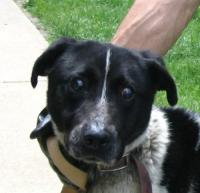
#> input picture premier_test_CNN/kagglecatsanddogs_3367a/PetImages/Dog/11247.jpg, 200 x 193 px
$ python keras_create_dataset.py
#> lines starting #> are read from the running program, lines starting #| are printed output that depends on the picture
import numpy as np
import matplotlib
matplotlib.use('Agg')
import matplotlib.pyplot as plt
import os
import cv2

DATADIR = "./kagglecatsanddogs_3367a/PetImages"
CATEGORIES = ["Dog", "Cat"]

'''
for category in CATEGORIES:
    path = os.path.join(DATADIR, category)
    for img in os.listdir(path):
        img_array = cv2.imread(os.path.join(path,img), cv2.IMREAD_GRAYSCALE)
        plt.imshow(img_array, cmap="gray")
        plt.show()
        print("all right")
        break
    break

print(img_array.shape)

new_array = cv2.resize(img_array,(IMG_SIZE, IMG_SIZE))
plt.imshow(new_array, cmap = 'gray')
plt.show()
'''
IMG_SIZE = 50  #50

training_data = []

def create_traning_data():
    for category in CATEGORIES:
        path = os.path.join(DATADIR, category)
        class_num = CATEGORIES.index(category)
        for img in os.listdir(path):
            try :
                img_array = cv2.imread(os.path.join(path,img), cv2.IMREAD_GRAYSCALE)
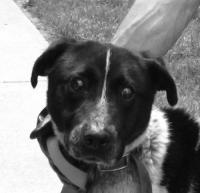
#> img_array: shape (193, 200); min 3, max 255, mean 119.8
                new_array = cv2.resize(img_array,(IMG_SIZE, IMG_SIZE))
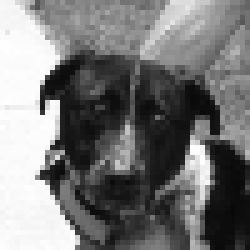
#> new_array: shape (50, 50) (shown 5 times larger); min 9, max 255, mean 119.7
                training_data.append([new_array, class_num])
            except Exception as e:
                pass
#> pass 2 of the loop in create_traning_data, `for category in CATEGORIES:`:
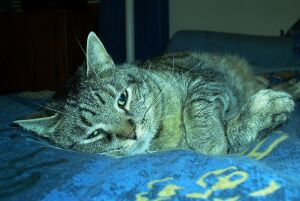
#> input picture premier_test_CNN/kagglecatsanddogs_3367a/PetImages/Cat/10138.jpg, 300 x 201 px
#> in create_traning_data, `img_array = cv2.imread(os.path.join(path,img), cv2.IMREAD_GRAYSCALE)`:
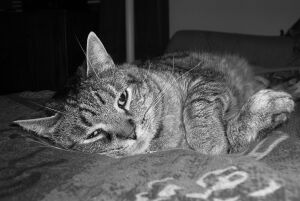
#> img_array: shape (201, 300); min 0, max 240, mean 79.6
#> in create_traning_data, `new_array = cv2.resize(img_array,(IMG_SIZE, IMG_SIZE))`:
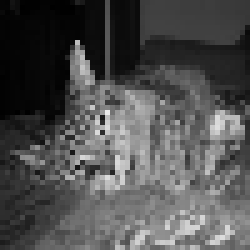
#> new_array: shape (50, 50) (shown 5 times larger); min 0, max 234, mean 79.5

create_traning_data()

print(len(training_data))
#| 2

import random

random.shuffle(training_data)
for sample in training_data[:10]:
    print(sample[1])
#> this loop made 2 passes
#| 0
#| 1
X = []
y = []

for features, label in training_data:
    X.append(features)
    y.append(label)
#> this loop made 2 passes
#> label on passes 1 to 2: 0, 1
#> after the loop, X = 2 items; y = [0, 1]

X = np.array(X).reshape(-1, IMG_SIZE, IMG_SIZE, 1)

import pickle

pickle_out = open("X.pickle", "wb")
pickle.dump(X, pickle_out)
pickle_out.close()

pickle_out = open("y.pickle", "wb")
pickle.dump(X, pickle_out)
pickle_out.close()

pickle_in = open("X.pickle", "rb")
X = pickle.load(pickle_in)

X[1]
